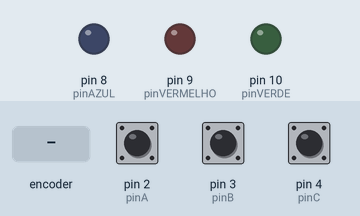
This sketch was run on a simulated Arduino Leonardo, built with avr-gcc and run on an emulated ATmega32U4. Parts: output pins drawn as LEDs (lit = HIGH). Dashed ring = blinking. Inputs (shaded band) come from the test bench; at power-on: pin 4 (pinC) HIGH, pin 2 (pinA) HIGH, pin 3 (pinB) HIGH.

Above: at 1.2 s.
1.3 s: pin 4 (pinC) pulled LOW for 1 s
At 3.5 s:
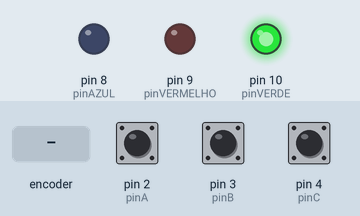
3.8 s: rotary encoder on pin 2 (pinA) / pin 3 (pinB) turned 3 steps (first pin leading)
At 5.5 s:
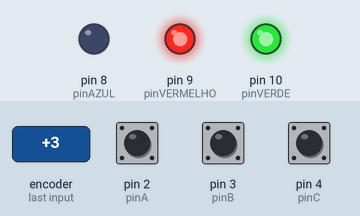
5.9 s: pin 4 (pinC) pulled LOW for 0.15 s
At 7.0 s:
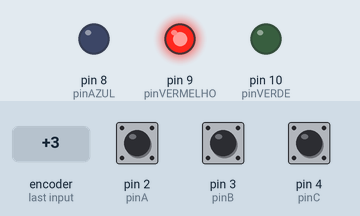
7.5 s: pin 4 (pinC) pulled LOW for 3.2 s
At 7.69 s:
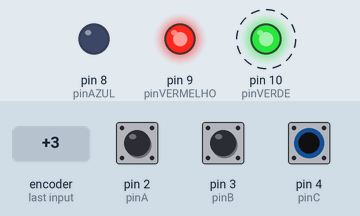
Timing chart, 0 to 12.0 s (numbered marks = the images above; inputs shaded):
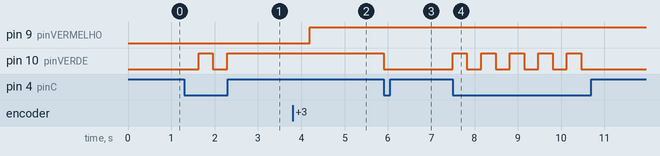

The sketch:

Leonardo_keybord_test.ino
```cpp
#include <Keyboard.h>

int pinA = 2;
int pinB = 3;
int pinC = 4;
int pinAZUL = 8;
int pinVERMELHO = 9;
int pinVERDE = 10;
int liga_azul = 0;
int liga_vermelho = 0;
int liga_verde = 0;


void setup() {

  pinMode(pinA, INPUT_PULLUP);
  pinMode(pinB, INPUT_PULLUP);
  pinMode(pinC, INPUT_PULLUP);
  pinMode(pinAZUL, OUTPUT);
  pinMode(pinVERDE, OUTPUT);
  pinMode(pinVERMELHO, OUTPUT);


}

void loop() {


  if (digitalRead(pinA) == LOW)
  {
    if (liga_vermelho == 1)
    {
      liga_vermelho = liga_vermelho - 1;

      digitalWrite(pinVERMELHO, HIGH);
      Keyboard.print("Vermelho Ligado ");
    }
    else
    {
      liga_vermelho = liga_vermelho + 1;
      digitalWrite(pinVERMELHO, LOW);
      Keyboard.print("Vermelho Desligado ");
    }

    delay(300);
  }
    if (digitalRead(pinB) == LOW)
  {
    if (liga_azul == 1)
    {
      liga_azul = liga_azul - 1;

      digitalWrite(pinAZUL, HIGH);
      Keyboard.print("Azul Ligado ");
    }
    else
    {
      liga_azul = liga_azul + 1;
      digitalWrite(pinAZUL, LOW);
      Keyboard.print("Azul Desilgado ");
    }

    delay(300);
  }
    if (digitalRead(pinC) == LOW)

  {
    if (liga_verde == 1)
    {
      liga_verde = liga_verde - 1;

      digitalWrite(pinVERDE, HIGH);
      Keyboard.print("Verde Ligado ");
    }
    else
    {
      liga_verde = liga_verde + 1;
      digitalWrite(pinVERDE, LOW);
      Keyboard.print("Verde Desligado ");
    }

    delay(300);
  }

}
```

Measured:
- after the input at 1.3 s, pin 10 (pinVERDE): LOW → HIGH after 0.33 s, → LOW 0.33 s later, → HIGH 0.33 s later
- after the input at 3.8 s, pin 9 (pinVERMELHO): LOW → HIGH after 0.40 s
- after the input at 5.9 s, pin 10 (pinVERDE): HIGH → LOW at once
- after the input at 7.5 s, pin 10 (pinVERDE): alternates HIGH for 0.33 s and LOW for 0.33 s, 10 changes in all, then stays LOW, starting at once
